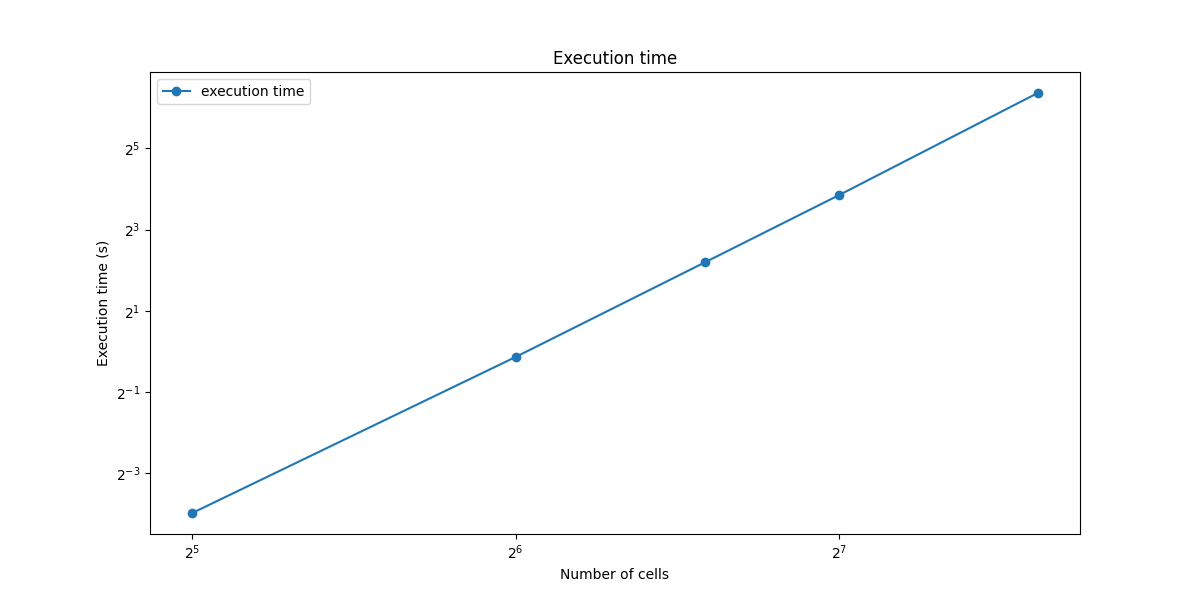

Here is the Python script that generated this plot:
# ==== GPU selection ====
from autocvd import autocvd
autocvd(num_gpus = 4)
# =======================

import jax

from jf1uids.option_classes.simulation_config import FORWARDS, HLL, VARAXIS, XAXIS, YAXIS, ZAXIS

from jf1uids import SimulationConfig
from jf1uids import get_helper_data
from jf1uids import SimulationParams
from jf1uids import time_integration
from jf1uids import get_registered_variables
from jf1uids.option_classes.simulation_config import finalize_config


import timeit
import jax.numpy as jnp

from jax.sharding import PartitionSpec as P, NamedSharding

import matplotlib.pyplot as plt

def setup_ics(num_cells, num_injection_cells=2):

    # setup simulation config
    config = SimulationConfig(
        runtime_debugging = False,
        first_order_fallback = True,
        progress_bar = False,
        dimensionality = 3,
        box_size = 1.0, 
        num_cells = num_cells,
        differentiation_mode = FORWARDS,
        riemann_solver = HLL
    )

    params = SimulationParams(
        t_end = 0.3,
        C_cfl = 0.4,
        dt_max = 0.2
    )

    registered_variables = get_registered_variables(config)

    rho = jnp.ones((num_cells, num_cells, num_cells)) * 0.125
    u_x = jnp.zeros((num_cells, num_cells, num_cells))
    u_y = jnp.zeros((num_cells, num_cells, num_cells))
    u_z = jnp.zeros((num_cells, num_cells, num_cells))
    p = jnp.ones((num_cells, num_cells, num_cells)) * 0.1

    center = num_cells // 2

    injection_slice = slice(center - num_injection_cells, center + num_injection_cells)

    rho = rho.at[injection_slice, injection_slice, injection_slice].set(1.0)
    p = p.at[injection_slice, injection_slice, injection_slice].set(1.0)

    primitive_state = jnp.stack([rho, u_x, u_y, u_z, p], axis = 0)

    config = finalize_config(config, primitive_state.shape)

    return primitive_state, config, params, registered_variables

def measure_execution_time(primitive_state, config, params, helper_data, registered_variables, sharding = None):
    # execute once for compilation and warmup

    final_state = time_integration(primitive_state, config, params, helper_data, registered_variables, sharding = sharding)
    final_state.block_until_ready()

    plot_results(final_state, registered_variables)
    
    # Create a function for timing
    def timed_execution():
        final_state = time_integration(primitive_state, config, params, helper_data, registered_variables, sharding = sharding)
        final_state.block_until_ready()  # Ensure execution completes before timing stops
        
    # Measure execution time
    times = timeit.repeat(
        timed_execution,
        repeat = 3,  # More repeats for better statistics
        number = 1   # Number of calls per measurement
    )
    
    # Calculate statistics
    min_time = min(times)
    mean_time = sum(times) / len(times)
    
    print(f"Execution time: min={min_time:.6f}s, mean={mean_time:.6f}s")
    return min_time  # Minimum time is often most representative for benchmarking

def plot_results(final_state, registered_variables):
    num_cells = final_state.shape[1]
    fig, axs = plt.subplots(1, 2, figsize=(12, 6))
    axs[0].imshow(final_state[registered_variables.density_index, :, :, num_cells // 2], extent = [0, 1, 0, 1])
    axs[0].set_title("Density")
    axs[1].imshow(final_state[registered_variables.pressure_index, :, :, num_cells // 2], extent = [0, 1, 0, 1])
    axs[1].set_title("Pressure")
    plt.savefig("check_{:d}.png".format(num_cells))

def make_scaling_plots(sharding = False, num_cells_list = [32, 64, 128, 256, 512, 1024]):
    
    execution_times = []

    for num_cells in num_cells_list:
        primitive_state, config, params, registered_variables = setup_ics(num_cells, num_cells // 16)

        if sharding:
            split = (1, 2, 2, 1)
            sharding_mesh = jax.make_mesh(split, (VARAXIS, XAXIS, YAXIS, ZAXIS))
            named_sharding = jax.NamedSharding(sharding_mesh, P(VARAXIS, XAXIS, YAXIS, ZAXIS))
            primitive_state = jax.device_put(primitive_state, named_sharding)

            jax.debug.visualize_array_sharding(primitive_state[0, :, :, 0])

            helper_data = get_helper_data(config, named_sharding)
        else:
            helper_data = get_helper_data(config)
            named_sharding = None
        
        execution_time = measure_execution_time(primitive_state, config, params, helper_data, registered_variables, sharding = named_sharding)
        execution_times.append(execution_time)


    fig, axs = plt.subplots(1, 1, figsize=(12, 6))
    axs.plot(num_cells_list, execution_times, 'o-', label = "execution time")


    # set x and y log scale
    axs.set_xscale("log", base = 2)
    axs.set_yscale("log", base = 2)
    axs.legend()

    axs.set_title("Execution time")
    axs.set_xlabel("Number of cells")
    axs.set_ylabel("Execution time (s)")


    num_cells_list = jnp.array(num_cells_list, dtype=jnp.float32)
    execution_times = jnp.array(execution_times, dtype=jnp.float32)

    file_appendix = ""

    if sharding:
        file_appendix = "_sharding"

    # save the data for later analysis
    jnp.savez(
        "results/scaling_data{}.npz".format(file_appendix),
        num_cells_list = num_cells_list,
        execution_times = execution_times,
    )

    # save the figure
    plt.savefig("scaling{}.png".format(file_appendix))

def plot_scaling_results(plot_sharded = True):
    # load the data
    data_unsharded = jnp.load("results/scaling_data.npz")

    if plot_sharded:
        data_sharded = jnp.load("results/scaling_data_sharding.npz")

    fig, axs = plt.subplots(1, 2, figsize=(10, 5))

    # set figure title "scaling for a 3D shock test"
    fig.suptitle("Scaling for a 3D shock test")

    axs[0].plot(data_unsharded["num_cells_list"], data_unsharded["execution_times"], 'o-', label = "unsharded")

    if plot_sharded:
        axs[0].plot(data_sharded["num_cells_list"], data_sharded["execution_times"], 'o-', label = "sharded (4 GPUs)")

    # set x and y log scale
    axs[0].set_xscale("log", base = 2)
    axs[0].set_yscale("log", base = 2)

    axs[0].legend()
    axs[0].set_title("Execution time")
    axs[0].set_xlabel("Number of cells per dimension")
    axs[0].set_ylabel("Execution time in s")


    # plot the speedup
    if plot_sharded:
        common_length = min(len(data_unsharded["num_cells_list"]), len(data_sharded["num_cells_list"]))

    if plot_sharded:
        speedup = data_unsharded["execution_times"][0:common_length] / data_sharded["execution_times"][0:common_length]

    if plot_sharded:
        axs[1].plot(data_unsharded["num_cells_list"][0:common_length], speedup, 'o-', label = "speedup")

    # theoretical speedup is 4
    axs[1].plot(data_unsharded["num_cells_list"][0:common_length], jnp.ones_like(data_unsharded["num_cells_list"][0:common_length]) * 4, '--', label = "theoretical speedup")
    axs[1].legend()
    axs[1].set_title("Speedup")
    axs[1].set_xlabel("Number of cells per dimension")

    plt.tight_layout()

    plt.savefig("scaling_results.png")




make_scaling_plots(sharding = True,  num_cells_list = [32, 64, 96, 128, 196])
make_scaling_plots(sharding = False, num_cells_list = [32, 64, 96, 128, 196])

plot_scaling_results(plot_sharded = True)